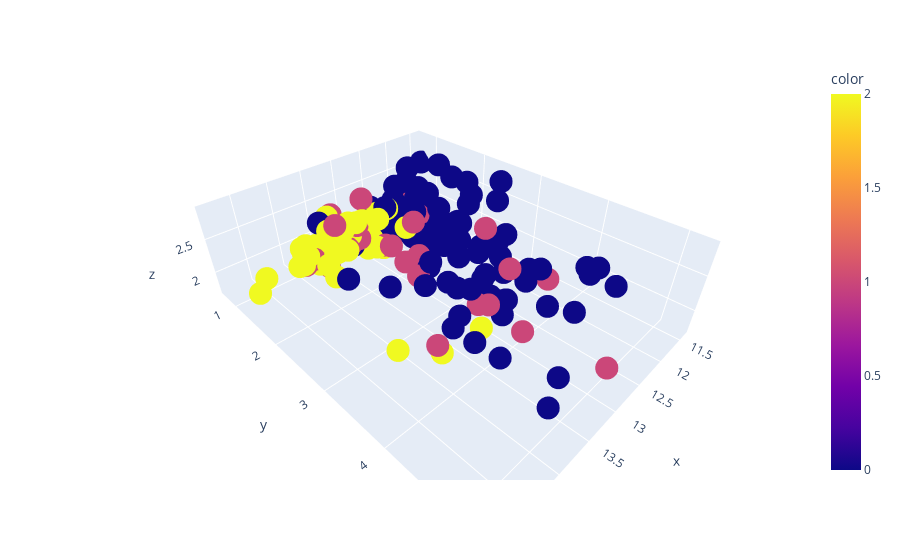

Notebook code cell kept with this figure:
### Code cell
px.scatter_3d(x=wine.iloc[:,0], y= wine.iloc[:,1], z = wine.iloc[:,2], color=wine['labels_ms'])

### Figure 1 — Plotly figure (JSON) as saved in the notebook; plotly's stock layout.template omitted (floating-point values rounded to 4 significant figures; data arrays with more than 128 entries replaced by an {"elided": "..."} marker saying what was removed)
{"data": [{"hovertemplate": "x=%{x}<br>y=%{y}<br>z=%{z}<br>color=%{marker.color}<extra></extra>", "legendgroup": "", "marker": {"color": {"elided": "161 int values"}, "coloraxis": "coloraxis", "symbol": "circle"}, "mode": "markers", "name": "", "scene": "scene", "showlegend": false, "type": "scatter3d", "x": {"elided": "161 float values"}, "y": {"elided": "161 float values"}, "z": {"elided": "161 float values"}}], "layout": {"coloraxis": {"colorbar": {"title": {"text": "color"}}, "colorscale": [[0, "#0d0887"], [0.1111, "#46039f"], [0.2222, "#7201a8"], [0.3333, "#9c179e"], [0.4444, "#bd3786"], [0.5556, "#d8576b"], [0.6667, "#ed7953"], [0.7778, "#fb9f3a"], [0.8889, "#fdca26"], [1, "#f0f921"]]}, "legend": {"tracegroupgap": 0}, "margin": {"t": 60}, "scene": {"domain": {"x": [0, 1], "y": [0, 1]}, "xaxis": {"title": {"text": "x"}}, "yaxis": {"title": {"text": "y"}}, "zaxis": {"title": {"text": "z"}}}}}
